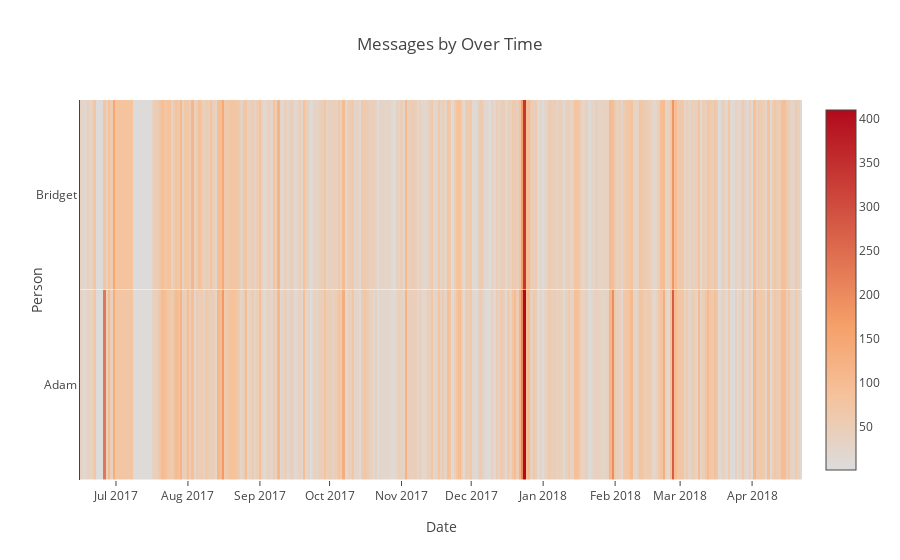

Notebook code cell kept with this figure:
### Code cell
# HEAT MAP !
def plot_heat(labels, values, title, xaxis, yaxis):
    data = [
        go.Heatmap(
            z = values,
            x = labels,
            y = ['Adam','Bridget'],
            colorscale =' Viridis',
            ygap = 0.5,
        )
    ]
    
    layout = go.Layout(
        title = title,
        xaxis = dict(
            title = xaxis,
            autorange = True,
            showgrid = True,
            zeroline = True,
            showline = False,
            autotick = True,
            nticks = 18,
            showticklabels = True
        ),
        yaxis = dict(
            title = yaxis,
            autorange = True,
            showgrid = True,
            zeroline = True,
            showline = True,
            autotick = True,
            ticks = '',
            showticklabels = True
        )
    )
    fig = go.Figure(data=data, layout=layout)
    iplot(fig, config = {'displayModeBar': False, 'showLink': False})
    
# plot scatter chart for messages over time 
labels = date_count_df['date'].values.tolist()
a_count = date_count_df['count_a'].values.tolist()
b_count = date_count_df['count_b'].values.tolist()
title = 'Messages by Over Time'
plot_heat(labels, [a_count, b_count], title, "Date", "Person")

### Figure 1 — Plotly figure (JSON) as saved in the notebook; plotly's stock layout.template omitted (floating-point values rounded to 4 significant figures; data arrays with more than 128 entries replaced by an {"elided": "..."} marker saying what was removed)
{"data": [{"colorscale": " Viridis", "type": "heatmap", "x": {"elided": "292 str values"}, "y": ["Adam", "Bridget"], "ygap": 0.5, "z": {"elided": "2x292 int values"}}], "layout": {"title": "Messages by Over Time", "xaxis": {"autorange": true, "autotick": true, "nticks": 18, "showgrid": true, "showline": false, "showticklabels": true, "title": "Date", "zeroline": true}, "yaxis": {"autorange": true, "autotick": true, "showgrid": true, "showline": true, "showticklabels": true, "ticks": "", "title": "Person", "zeroline": true}}}
